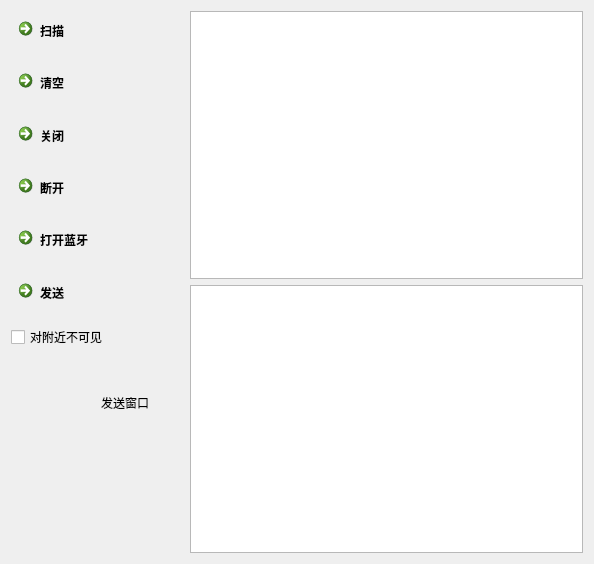
<?xml version="1.0" encoding="UTF-8"?>
<ui version="4.0">
 <class>Widget</class>
 <widget class="QWidget" name="Widget">
  <property name="geometry">
   <rect>
    <x>0</x>
    <y>0</y>
    <width>594</width>
    <height>564</height>
   </rect>
  </property>
  <property name="maximumSize">
   <size>
    <width>16777214</width>
    <height>16777215</height>
   </size>
  </property>
  <property name="windowTitle">
   <string>Widget</string>
  </property>
  <layout class="QGridLayout" name="gridLayout">
   <item row="0" column="0" colspan="2">
    <layout class="QVBoxLayout" name="verticalLayout">
     <item>
      <widget class="QCommandLinkButton" name="commandLinkButton_4">
       <property name="minimumSize">
        <size>
         <width>173</width>
         <height>46</height>
        </size>
       </property>
       <property name="maximumSize">
        <size>
         <width>173</width>
         <height>46</height>
        </size>
       </property>
       <property name="text">
        <string>扫描</string>
       </property>
       <property name="icon">
        <iconset resource="basictransceiver.qrc">
         <normaloff>:/images/bscan.png</normaloff>:/images/bscan.png</iconset>
       </property>
      </widget>
     </item>
     <item>
      <widget class="QCommandLinkButton" name="commandLinkButton">
       <property name="minimumSize">
        <size>
         <width>173</width>
         <height>47</height>
        </size>
       </property>
       <property name="maximumSize">
        <size>
         <width>173</width>
         <height>47</height>
        </size>
       </property>
       <property name="text">
        <string>清空</string>
       </property>
       <property name="icon">
        <iconset resource="basictransceiver.qrc">
         <normaloff>:/images/clean.png</normaloff>:/images/clean.png</iconset>
       </property>
      </widget>
     </item>
     <item>
      <widget class="QCommandLinkButton" name="commandLinkButton_5">
       <property name="minimumSize">
        <size>
         <width>173</width>
         <height>46</height>
        </size>
       </property>
       <property name="maximumSize">
        <size>
         <width>173</width>
         <height>46</height>
        </size>
       </property>
       <property name="text">
        <string>关闭</string>
       </property>
       <property name="icon">
        <iconset resource="basictransceiver.qrc">
         <normaloff>:/images/close1.png</normaloff>:/images/close1.png</iconset>
       </property>
      </widget>
     </item>
     <item>
      <widget class="QCommandLinkButton" name="commandLinkButton_3">
       <property name="minimumSize">
        <size>
         <width>173</width>
         <height>46</height>
        </size>
       </property>
       <property name="maximumSize">
        <size>
         <width>173</width>
         <height>46</height>
        </size>
       </property>
       <property name="text">
        <string>断开</string>
       </property>
       <property name="icon">
        <iconset resource="basictransceiver.qrc">
         <normaloff>:/images/sharpicons_network-disconnect.png</normaloff>:/images/sharpicons_network-disconnect.png</iconset>
       </property>
      </widget>
     </item>
     <item>
      <widget class="QCommandLinkButton" name="commandLinkButton_6">
       <property name="minimumSize">
        <size>
         <width>173</width>
         <height>47</height>
        </size>
       </property>
       <property name="maximumSize">
        <size>
         <width>173</width>
         <height>47</height>
        </size>
       </property>
       <property name="text">
        <string>打开蓝牙</string>
       </property>
       <property name="icon">
        <iconset resource="basictransceiver.qrc">
         <normaloff>:/images/bluetooth.png</normaloff>:/images/bluetooth.png</iconset>
       </property>
      </widget>
     </item>
     <item>
      <widget class="QCommandLinkButton" name="commandLinkButton_2">
       <property name="minimumSize">
        <size>
         <width>173</width>
         <height>46</height>
        </size>
       </property>
       <property name="maximumSize">
        <size>
         <width>173</width>
         <height>46</height>
        </size>
       </property>
       <property name="text">
        <string>发送</string>
       </property>
       <property name="icon">
        <iconset resource="basictransceiver.qrc">
         <normaloff>:/images/send.png</normaloff>:/images/send.png</iconset>
       </property>
      </widget>
     </item>
     <item>
      <widget class="QCheckBox" name="checkBox_discoverable">
       <property name="styleSheet">
        <string notr="true">font: 12pt &quot;Courier New&quot;;</string>
       </property>
       <property name="text">
        <string>对附近不可见</string>
       </property>
      </widget>
     </item>
    </layout>
   </item>
   <item row="0" column="2" rowspan="3">
    <layout class="QGridLayout" name="gridLayout_2">
     <item row="1" column="0">
      <widget class="QListWidget" name="list">
       <property name="maximumSize">
        <size>
         <width>1000000</width>
         <height>1000000</height>
        </size>
       </property>
      </widget>
     </item>
     <item row="0" column="0">
      <widget class="QTextEdit" name="textEdit_info">
       <property name="maximumSize">
        <size>
         <width>1000000</width>
         <height>1000000</height>
        </size>
       </property>
       <property name="styleSheet">
        <string notr="true">font: 14pt &quot;宋体&quot;;</string>
       </property>
      </widget>
     </item>
    </layout>
   </item>
   <item row="1" column="1">
    <widget class="QLabel" name="label">
     <property name="text">
      <string>发送窗口</string>
     </property>
    </widget>
   </item>
  </layout>
 </widget>
 <layoutdefault spacing="6" margin="11"/>
 <resources>
  <include location="basictransceiver.qrc"/>
 </resources>
 <connections/>
</ui>
